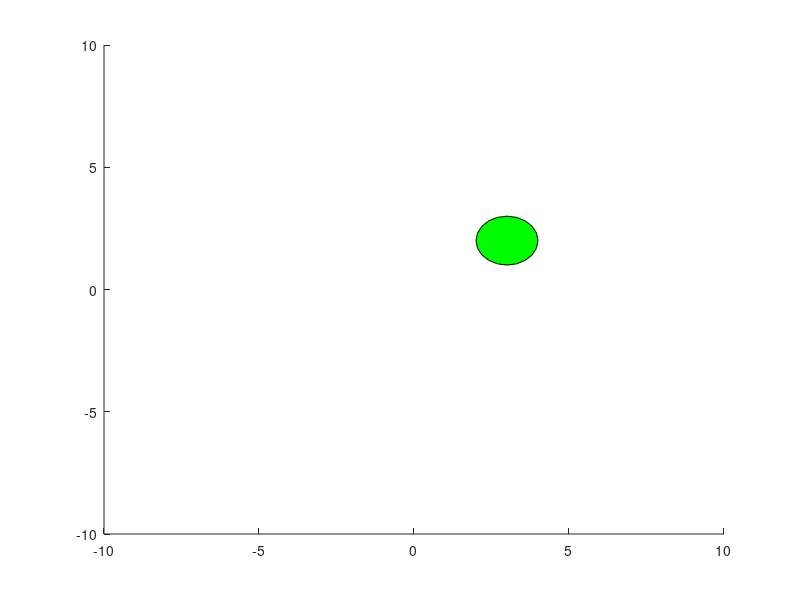

The MATLAB source for this figure: (Note: this script raises an error after producing the figure.)
% This is really a small hack that I wanted to share just to inspire more people to make interactive Matlab graphics. Use it as is or use the code as a template to do more advanced stuff.
% 
% Here is how it works (for a 2-D patch):

% First make the patch ... 
    t = 0:2*pi/20:2*pi; 
    X = 3 + sin(t); Y = 2 + cos(t); Z = X*0; 
    h = patch(X,Y,Z,'g') 
    axis([-10 10 -10 10]); 
% Then make it movable 
    moveit2(h); 
  
%It also works for e.g. pcolor and plot:

% Adjust data to fit hypothesis using the mouse ... :-) 
a = plot(rand(10,10)); 
moveit2(a);
